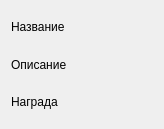
                 <widget class="QWidget" name="scrollAreaWidgetContents_4">
                  <property name="geometry">
                   <rect>
                    <x>0</x>
                    <y>0</y>
                    <width>164</width>
                    <height>129</height>
                   </rect>
                  </property>
                  <layout class="QGridLayout" name="gridLayout_14">
                   <item row="0" column="0">
                    <widget class="QLabel" name="name_selected_available_quest">
                     <property name="font">
                      <font>
                       <family>Arial</family>
                      </font>
                     </property>
                     <property name="text">
                      <string>Название</string>
                     </property>
                     <property name="wordWrap">
                      <bool>true</bool>
                     </property>
                    </widget>
                   </item>
                   <item row="1" column="0">
                    <widget class="QLabel" name="description_selected_available_quest">
                     <property name="font">
                      <font>
                       <family>Arial</family>
                      </font>
                     </property>
                     <property name="text">
                      <string>Описание</string>
                     </property>
                     <property name="wordWrap">
                      <bool>true</bool>
                     </property>
                    </widget>
                   </item>
                   <item row="2" column="0">
                    <widget class="QLabel" name="prize_selected_available_quest">
                     <property name="font">
                      <font>
                       <family>Arial</family>
                      </font>
                     </property>
                     <property name="text">
                      <string>Награда</string>
                     </property>
                     <property name="wordWrap">
                      <bool>true</bool>
                     </property>
                    </widget>
                   </item>
                  </layout>
                 </widget>
